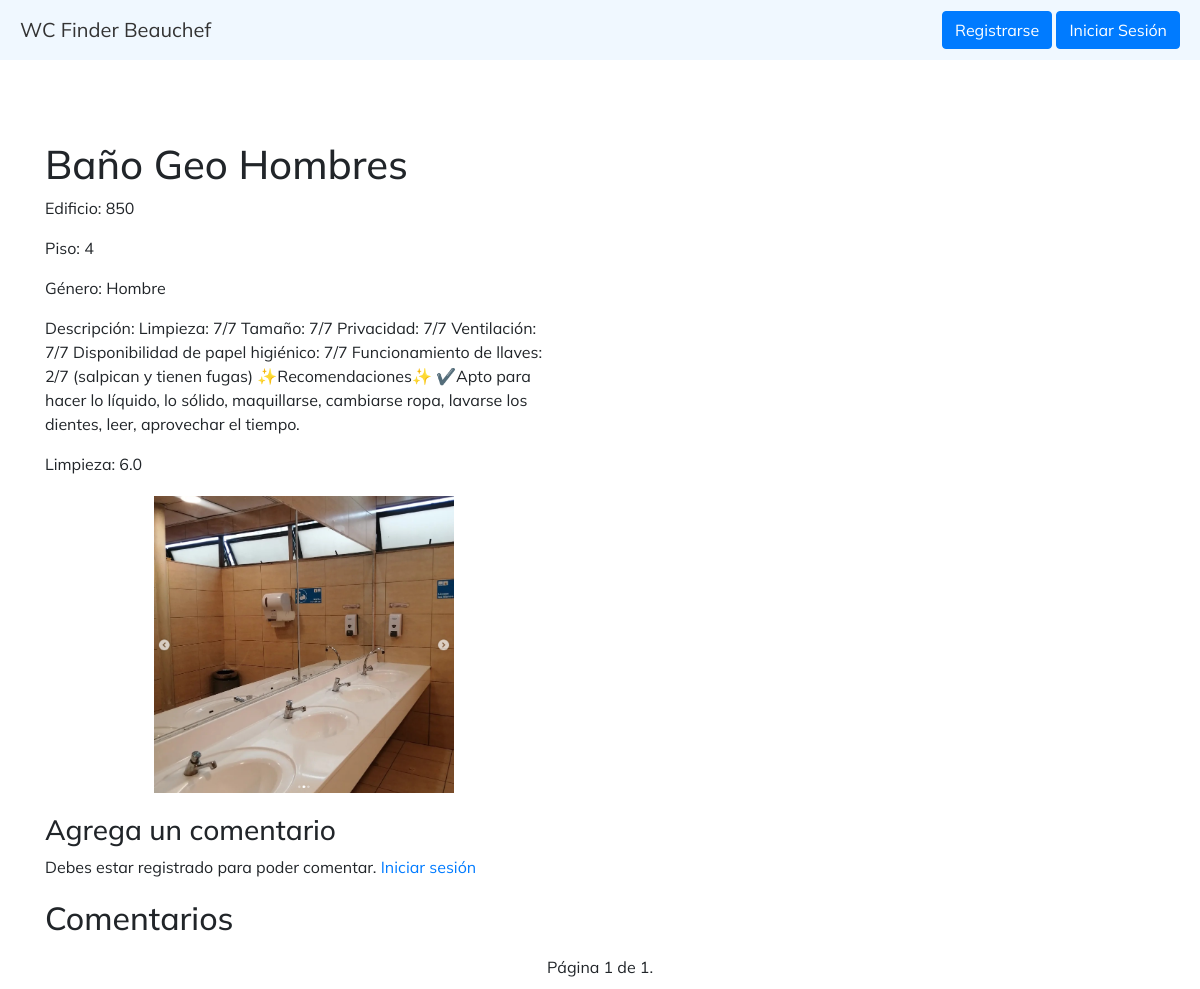
Screenshot of /bathroom/9/ with the database file from the repository.
### todoapp/models.py (models this page shows, shortened)
class Bathroom(models.Model):
    GENDER_CHOICES = [
        ('mujer', 'Mujer'),
        ('hombre', 'Hombre'),
        ('universal', 'Universal'),
    ]
    BUILDS_CHOICES = [
        ('850', '850'),
        ('851', '851'),
    ]
    FLOOR_CHOICES = [
        ('-3', '-3'),
        ('-2', '-2'),
        ('-1', '-1'),
        ('1', '1'),
        ('2', '2'),
        ('3', '3'),
        ('4', '4'),
        ('5', '5'),
        ('6', '6'),
        ('7', '7'),
    ]
    name = models.CharField(max_length=100)
    building = models.CharField(max_length=3, choices=BUILDS_CHOICES)
    floor = models.CharField(max_length=2,choices=FLOOR_CHOICES)
    gender = models.CharField(max_length=10, choices=GENDER_CHOICES)
    description = models.CharField(max_length=300)
    image = models.ImageField(upload_to='bathroom_images/', blank=True, null=True)
    publicar = models.BooleanField(default=False)
    latitude = models.FloatField(null=True, blank=True)
    longitude = models.FloatField(null=True, blank=True)
    def average_cleaning_points(self):
        average = self.cleaning_reviews.aggregate(Avg('points'))['points__avg']
        return average

### todoapp/views.py (the view)
# urls.py: path('bathroom/<int:id>/', views.bathroom_detail, name='bathroom_detail'),
def bathroom_detail(request, id):
    bathroom = Bathroom.objects.get(id=id)
    comments = bathroom.comments.all().order_by('-created_at')
    paginator = Paginator(comments, 5)  # 5 comentarios por página
    page_number = request.GET.get('page')
    page_obj = paginator.get_page(page_number)
    if request.method == 'POST':
        if request.user.is_authenticated:
            if "submit_comment" in request.POST:
                form = CommentForm(request.POST)
                if form.is_valid():
                    comment = form.save(commit=False)
                    comment.bathroom = bathroom
                    comment.user = request.user
                    comment.save()
                    messages.success(request, 'Comentario agregado correctamente.')
                    return redirect('bathroom_detail', id=bathroom.id)
            elif "submit_review" in request.POST:
                reviewForm= CleaningForm(request.POST)
                if reviewForm.is_valid():
                    review= reviewForm.save(commit=False)
                    review.bathroom= bathroom
                    review.user= request.user
                    review.save()
                    messages.success(request, 'Puntuación agregada correctamente.')
                    return redirect('bathroom_detail', id=bathroom.id)
            else:
                return redirect('bathroom_detail', id=bathroom.id)
        else:
            messages.error(request, 'Debes estar registrado para poder comentar.')
            return redirect('login')
    else:
        form = CommentForm()
        reviewForm = CleaningForm()
    m = folium.Map(location=[bathroom.latitude or -33.45767, bathroom.longitude or -70.66237], zoom_start=50, zoom_snap=0.5)
    if bathroom.latitude and bathroom.longitude:
        folium.Marker(
            [bathroom.latitude, bathroom.longitude],
            popup=f"{bathroom.building}, Piso {bathroom.floor}, {bathroom.gender}",
            icon=folium.Icon(color='blue', icon='restroom', prefix='fa')
        ).add_to(m)
    map_html = m._repr_html_()
    context = {
        'bathroom': bathroom,
        'map_html': map_html,
        'page_obj': page_obj,
        'form': form,
        'reviewForm': reviewForm
    }
    return render(request, 'todoapp/bathroom_detail.html', context)

### todoapp/templates/todoapp/bathroom_detail.html (shortened to what this page needs)
<!DOCTYPE html>
<html lang="es">
<head>
    <link rel="stylesheet" href="https://stackpath.bootstrapcdn.com/bootstrap/4.5.2/css/bootstrap.min.css">
</head>
<body>
    {% include 'todoapp/_navbar.html' %}
    <div class="container">
        <div class="details-map">
            <div class="details">
                <h1>{{ bathroom.name }}</h1>
                <p>Edificio: {{ bathroom.building }}</p>
                <p>Piso: {{ bathroom.floor }}</p>
                <p>Género: {{ bathroom.get_gender_display }}</p>
                <p>Descripción: {{ bathroom.description }}</p>
                <p>Limpieza: {{ bathroom.average_cleaning_points}}</p>
                {% if bathroom.image %}
                    <div class="bathroom-image-container">
                        <img src="{{ bathroom.image.url }}" alt="Imagen del baño" class="bathroom-image" {% if bathroom.image %}data-toggle="modal" data-target="#bathroomModal"{% endif %}>
                    </div>
                {% endif %}
            </div>
            <div id="map">
            </div>
        </div>
        <div class="comments-section">
            <h3>Agrega un comentario</h3>
            <div class="comment-form">
                {% if user.is_authenticated %}
                    <form method="post">
                        {% csrf_token %}
                        {{ form.as_p }}
                        <button type="submit" name="submit_comment" class="btn btn-primary">Enviar</button>
                    </form>
                {% else %}
                    <p>Debes estar registrado para poder comentar. <a href="{% url 'login' %}">Iniciar sesión</a></p>
                {% endif %}
            </div>
            <h2>Comentarios</h2>
            <div class="pagination">
                <span class="step-links">
                    <span class="current">
                        Página {{ page_obj.number }} de {{ page_obj.paginator.num_pages }}.
                    </span>
                </span>
            </div>
        </div>
    </div>
</body>
</html>

### todoapp/static/css/style forms.css (style rules this page uses)
body { font-family: "Mulish", sans-serif; margin: 0; padding: 0; }
.container { display: flex; height: 100vh; }

### todoapp/templates/todoapp/bathroom_detail.html (style rules this page uses)
body { font-family: 'Mulish', sans-serif; margin: 0; padding: 0; }
.container { display: flex; flex-direction: column; padding: 20px; max-width: 1200px; margin: 0 auto; margin-top: 60px; }
.details-map { display: flex; flex-wrap: wrap; gap: 20px; }
.details { flex: 1 1 45%; }
#map { flex: 1 1 50%; height: 400px; }
.comments-section { margin-top: 20px; }
.comment-form { margin-bottom: 20px; }
.pagination { display: flex; justify-content: center; padding: 10px 0; }
.bathroom-image-container { margin-top: 20px; text-align: center; }
.bathroom-image { max-width: 300px; height: auto; cursor: pointer; }

### todoapp/templates/todoapp/_navbar.html (style rules this page uses)
body { font-family: 'Mulish', sans-serif; margin: 0; padding: 0; }

### rows the page displays
Bathroom: name "Baño Geo Hombres", building "850", floor "4", gender "Hombre", description "Limpieza: 7/7 Tamaño: 7/7 Privacidad: 7/7 Ventilación: 7/7 Disponibilidad de papel higiénico: 7/7 Funcionamiento de llaves: 2/7 (salpican y tienen fugas) ✨Recomendaciones✨ ✔️Apto para hacer lo líquido, lo sólido, maquillarse, cambiarse ropa, lavarse los dientes, leer, aprovechar el tiempo.", average_cleaning_points "6.0", image (picture)

### other values shown
{{ page_obj.number }} "1"
{{ page_obj.paginator.num_pages }} "1"
